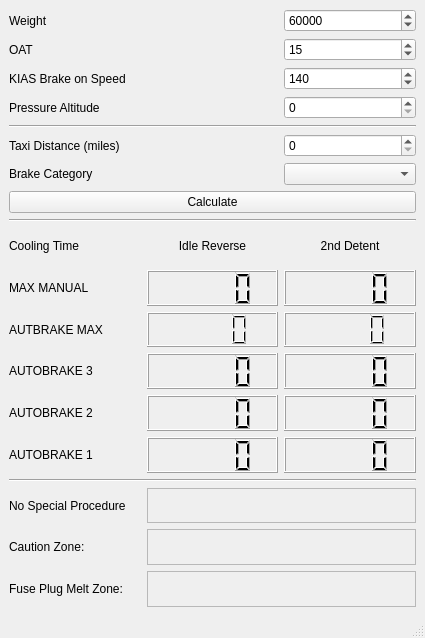
<?xml version="1.0" encoding="UTF-8"?>
<ui version="4.0">
 <class>MainWindow</class>
 <widget class="QMainWindow" name="MainWindow">
  <property name="geometry">
   <rect>
    <x>0</x>
    <y>0</y>
    <width>425</width>
    <height>638</height>
   </rect>
  </property>
  <property name="windowTitle">
   <string>QBrakeCooling</string>
  </property>
  <widget class="QWidget" name="centralwidget">
   <layout class="QGridLayout" name="gridLayout">
    <item row="10" column="2">
     <widget class="QComboBox" name="brakeCategoryComboBox"/>
    </item>
    <item row="9" column="0" colspan="2">
     <widget class="QLabel" name="taxiDistanceLabel">
      <property name="text">
       <string>Taxi Distance (miles)</string>
      </property>
     </widget>
    </item>
    <item row="18" column="0">
     <widget class="QLabel" name="ab2Label">
      <property name="text">
       <string>AUTOBRAKE 2</string>
      </property>
     </widget>
    </item>
    <item row="7" column="0">
     <widget class="QLabel" name="altitudeLabel">
      <property name="text">
       <string>Pressure Altitude</string>
      </property>
     </widget>
    </item>
    <item row="19" column="1">
     <widget class="QLCDNumber" name="minutes_ab1_idle">
      <property name="minimumSize">
       <size>
        <width>120</width>
        <height>0</height>
       </size>
      </property>
      <property name="maximumSize">
       <size>
        <width>16777215</width>
        <height>16777215</height>
       </size>
      </property>
      <property name="font">
       <font>
        <bold>true</bold>
       </font>
      </property>
      <property name="smallDecimalPoint">
       <bool>true</bool>
      </property>
      <property name="digitCount">
       <number>4</number>
      </property>
     </widget>
    </item>
    <item row="18" column="2">
     <widget class="QLCDNumber" name="minutes_ab2_revt">
      <property name="minimumSize">
       <size>
        <width>120</width>
        <height>0</height>
       </size>
      </property>
      <property name="maximumSize">
       <size>
        <width>16777215</width>
        <height>16777215</height>
       </size>
      </property>
      <property name="font">
       <font>
        <bold>true</bold>
       </font>
      </property>
      <property name="smallDecimalPoint">
       <bool>true</bool>
      </property>
      <property name="digitCount">
       <number>4</number>
      </property>
     </widget>
    </item>
    <item row="22" column="0">
     <widget class="QLabel" name="cautionLabel">
      <property name="text">
       <string>Caution Zone:</string>
      </property>
     </widget>
    </item>
    <item row="0" column="0">
     <widget class="QLabel" name="weightLabel">
      <property name="text">
       <string>Weight</string>
      </property>
     </widget>
    </item>
    <item row="7" column="2">
     <widget class="QSpinBox" name="altitudeSpinBox">
      <property name="maximum">
       <number>10000</number>
      </property>
      <property name="singleStep">
       <number>100</number>
      </property>
     </widget>
    </item>
    <item row="0" column="2">
     <widget class="QSpinBox" name="weightSpinBox">
      <property name="minimum">
       <number>40000</number>
      </property>
      <property name="maximum">
       <number>80000</number>
      </property>
      <property name="singleStep">
       <number>500</number>
      </property>
      <property name="value">
       <number>60000</number>
      </property>
     </widget>
    </item>
    <item row="17" column="2">
     <widget class="QLCDNumber" name="minutes_ab3_revt">
      <property name="minimumSize">
       <size>
        <width>120</width>
        <height>0</height>
       </size>
      </property>
      <property name="maximumSize">
       <size>
        <width>16777215</width>
        <height>16777215</height>
       </size>
      </property>
      <property name="font">
       <font>
        <bold>true</bold>
       </font>
      </property>
      <property name="smallDecimalPoint">
       <bool>true</bool>
      </property>
      <property name="digitCount">
       <number>4</number>
      </property>
     </widget>
    </item>
    <item row="22" column="1" colspan="2">
     <widget class="QFrame" name="cautionFrame">
      <property name="frameShape">
       <enum>QFrame::Shape::StyledPanel</enum>
      </property>
      <property name="frameShadow">
       <enum>QFrame::Shadow::Raised</enum>
      </property>
     </widget>
    </item>
    <item row="11" column="0" colspan="3">
     <widget class="QPushButton" name="calcPushButton">
      <property name="text">
       <string>Calculate</string>
      </property>
     </widget>
    </item>
    <item row="15" column="2">
     <widget class="QLCDNumber" name="minutes_mm_revt">
      <property name="minimumSize">
       <size>
        <width>120</width>
        <height>0</height>
       </size>
      </property>
      <property name="maximumSize">
       <size>
        <width>16777215</width>
        <height>16777215</height>
       </size>
      </property>
      <property name="font">
       <font>
        <bold>true</bold>
       </font>
      </property>
      <property name="smallDecimalPoint">
       <bool>true</bool>
      </property>
      <property name="digitCount">
       <number>4</number>
      </property>
     </widget>
    </item>
    <item row="23" column="1" colspan="2">
     <widget class="QFrame" name="warningFrame">
      <property name="frameShape">
       <enum>QFrame::Shape::StyledPanel</enum>
      </property>
      <property name="frameShadow">
       <enum>QFrame::Shadow::Raised</enum>
      </property>
     </widget>
    </item>
    <item row="16" column="0">
     <widget class="QLabel" name="abMaxLabel">
      <property name="text">
       <string>AUTBRAKE MAX</string>
      </property>
     </widget>
    </item>
    <item row="19" column="0">
     <widget class="QLabel" name="ab1Label">
      <property name="text">
       <string>AUTOBRAKE 1</string>
      </property>
     </widget>
    </item>
    <item row="16" column="1">
     <widget class="QLCDNumber" name="minutes_abm_idle">
      <property name="minimumSize">
       <size>
        <width>120</width>
        <height>0</height>
       </size>
      </property>
      <property name="maximumSize">
       <size>
        <width>16777215</width>
        <height>16777215</height>
       </size>
      </property>
      <property name="font">
       <font>
        <bold>true</bold>
       </font>
      </property>
      <property name="smallDecimalPoint">
       <bool>true</bool>
      </property>
      <property name="digitCount">
       <number>4</number>
      </property>
     </widget>
    </item>
    <item row="15" column="0">
     <widget class="QLabel" name="maxManualLabel">
      <property name="text">
       <string>MAX MANUAL</string>
      </property>
     </widget>
    </item>
    <item row="4" column="0">
     <widget class="QLabel" name="tempLabel">
      <property name="text">
       <string>OAT</string>
      </property>
     </widget>
    </item>
    <item row="17" column="0">
     <widget class="QLabel" name="ab3Label">
      <property name="text">
       <string>AUTOBRAKE 3</string>
      </property>
     </widget>
    </item>
    <item row="4" column="2">
     <widget class="QSpinBox" name="tempSpinBox">
      <property name="maximum">
       <number>50</number>
      </property>
      <property name="value">
       <number>15</number>
      </property>
     </widget>
    </item>
    <item row="17" column="1">
     <widget class="QLCDNumber" name="minutes_ab3_idle">
      <property name="minimumSize">
       <size>
        <width>120</width>
        <height>0</height>
       </size>
      </property>
      <property name="maximumSize">
       <size>
        <width>16777215</width>
        <height>16777215</height>
       </size>
      </property>
      <property name="font">
       <font>
        <bold>true</bold>
       </font>
      </property>
      <property name="smallDecimalPoint">
       <bool>true</bool>
      </property>
      <property name="digitCount">
       <number>4</number>
      </property>
     </widget>
    </item>
    <item row="16" column="2">
     <widget class="QLCDNumber" name="minutes_abm_revt">
      <property name="minimumSize">
       <size>
        <width>120</width>
        <height>0</height>
       </size>
      </property>
      <property name="maximumSize">
       <size>
        <width>16777215</width>
        <height>16777215</height>
       </size>
      </property>
      <property name="font">
       <font>
        <bold>true</bold>
       </font>
      </property>
      <property name="smallDecimalPoint">
       <bool>true</bool>
      </property>
      <property name="digitCount">
       <number>4</number>
      </property>
     </widget>
    </item>
    <item row="12" column="0" colspan="3">
     <widget class="Line" name="line_2">
      <property name="orientation">
       <enum>Qt::Orientation::Horizontal</enum>
      </property>
     </widget>
    </item>
    <item row="6" column="2">
     <widget class="QSpinBox" name="speedSpinBox">
      <property name="minimum">
       <number>80</number>
      </property>
      <property name="maximum">
       <number>180</number>
      </property>
      <property name="value">
       <number>140</number>
      </property>
     </widget>
    </item>
    <item row="18" column="1">
     <widget class="QLCDNumber" name="minutes_ab2_idle">
      <property name="minimumSize">
       <size>
        <width>120</width>
        <height>0</height>
       </size>
      </property>
      <property name="maximumSize">
       <size>
        <width>16777215</width>
        <height>16777215</height>
       </size>
      </property>
      <property name="font">
       <font>
        <bold>true</bold>
       </font>
      </property>
      <property name="smallDecimalPoint">
       <bool>true</bool>
      </property>
      <property name="digitCount">
       <number>4</number>
      </property>
     </widget>
    </item>
    <item row="20" column="0" colspan="3">
     <widget class="Line" name="line">
      <property name="orientation">
       <enum>Qt::Orientation::Horizontal</enum>
      </property>
     </widget>
    </item>
    <item row="15" column="1">
     <widget class="QLCDNumber" name="minutes_mm_idle">
      <property name="minimumSize">
       <size>
        <width>120</width>
        <height>0</height>
       </size>
      </property>
      <property name="maximumSize">
       <size>
        <width>16777215</width>
        <height>16777215</height>
       </size>
      </property>
      <property name="font">
       <font>
        <bold>true</bold>
       </font>
      </property>
      <property name="smallDecimalPoint">
       <bool>true</bool>
      </property>
      <property name="digitCount">
       <number>4</number>
      </property>
     </widget>
    </item>
    <item row="23" column="0">
     <widget class="QLabel" name="warningLabel">
      <property name="text">
       <string>Fuse Plug Melt Zone:</string>
      </property>
     </widget>
    </item>
    <item row="6" column="0">
     <widget class="QLabel" name="speedLabel">
      <property name="text">
       <string>KIAS Brake on Speed</string>
      </property>
     </widget>
    </item>
    <item row="9" column="2">
     <widget class="QSpinBox" name="TaxiDistanceSpinBox"/>
    </item>
    <item row="13" column="0">
     <widget class="QLabel" name="coolingTimeLabel">
      <property name="text">
       <string>Cooling Time</string>
      </property>
     </widget>
    </item>
    <item row="13" column="1">
     <widget class="QLabel" name="idleReverseLabel">
      <property name="text">
       <string>Idle Reverse</string>
      </property>
      <property name="alignment">
       <set>Qt::AlignmentFlag::AlignCenter</set>
      </property>
     </widget>
    </item>
    <item row="13" column="2">
     <widget class="QLabel" name="secondDetentLabel">
      <property name="text">
       <string>2nd Detent</string>
      </property>
      <property name="alignment">
       <set>Qt::AlignmentFlag::AlignCenter</set>
      </property>
     </widget>
    </item>
    <item row="21" column="0">
     <widget class="QLabel" name="validLabel">
      <property name="text">
       <string>No Special Procedure</string>
      </property>
     </widget>
    </item>
    <item row="19" column="2">
     <widget class="QLCDNumber" name="minutes_ab1_revt">
      <property name="minimumSize">
       <size>
        <width>120</width>
        <height>0</height>
       </size>
      </property>
      <property name="maximumSize">
       <size>
        <width>16777215</width>
        <height>16777215</height>
       </size>
      </property>
      <property name="font">
       <font>
        <bold>true</bold>
       </font>
      </property>
      <property name="smallDecimalPoint">
       <bool>true</bool>
      </property>
      <property name="digitCount">
       <number>4</number>
      </property>
     </widget>
    </item>
    <item row="21" column="1" colspan="2">
     <widget class="QFrame" name="validFrame">
      <property name="frameShape">
       <enum>QFrame::Shape::StyledPanel</enum>
      </property>
      <property name="frameShadow">
       <enum>QFrame::Shadow::Raised</enum>
      </property>
     </widget>
    </item>
    <item row="10" column="0">
     <widget class="QLabel" name="brakeCategoryLabel">
      <property name="text">
       <string>Brake Category</string>
      </property>
     </widget>
    </item>
    <item row="8" column="0" colspan="3">
     <widget class="Line" name="line_3">
      <property name="orientation">
       <enum>Qt::Orientation::Horizontal</enum>
      </property>
     </widget>
    </item>
   </layout>
  </widget>
  <widget class="QMenuBar" name="menubar">
   <property name="geometry">
    <rect>
     <x>0</x>
     <y>0</y>
     <width>425</width>
     <height>24</height>
    </rect>
   </property>
  </widget>
  <widget class="QStatusBar" name="statusbar"/>
 </widget>
 <tabstops>
  <tabstop>weightSpinBox</tabstop>
  <tabstop>tempSpinBox</tabstop>
  <tabstop>speedSpinBox</tabstop>
  <tabstop>altitudeSpinBox</tabstop>
  <tabstop>TaxiDistanceSpinBox</tabstop>
  <tabstop>brakeCategoryComboBox</tabstop>
  <tabstop>calcPushButton</tabstop>
 </tabstops>
 <resources/>
 <connections/>
</ui>
